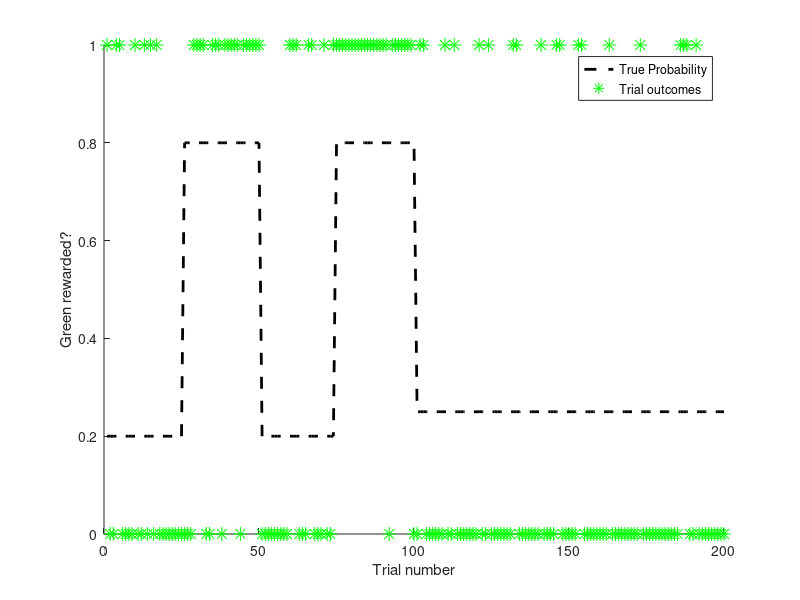

Source code (MATLAB): (Note: this script raises an error after producing the figure.)
% Learning rates, and how they affect probability learning
% Block Practical session 1

%% 1. Learning with a fixed schedule
% this sets up the 'schedule', i.e. which option is rewarded on each trial

fixedProb = 0.8;    % this is the true probability that green is rewarded
startingProb = 0.5;  % this defines the model's estimated probabilty on the very first trial
alpha = 0.05;         % this is the model's learning rate; default 0.05
nTrials = 200;       % this is the number of trials
trueProbability = ones(1,nTrials)*fixedProb; %reward probability on each trial; ones(1, nTrials) → creates a row vector of length nTrials (200) filled with 1s.
                        % Each element in the vector is multiplied by
                        % fixedProb (0.8). 1*0.8, 1*0.8...etc.
                        % So the vector becomes [0.8, 0.8, 0.8, ..., 0.8] of length 200.

% REVERSALS switch of probability through a mat file
% overwrites trueProbability with a schedule that reverses
D = load('schedule.mat'); % trials 1–17 → 0.2 (green rewarded only 20% of the time); 18–51 → 0.8 (green rewarded 80% of the time);
                          % 52–68 → back to 0.2; 69–102 → 0.8 again; 103–200 → stabilises at 0.25 (green rewarded 25% of the time for the rest of the experiment).
% view it schedule.mat
whos -file schedule.mat
trueProbability = D.trueProbabilityStored; % To get the actual vector out of D, you use a dot .:
nTrials = length(trueProbability);

% now, we'll simulate whether green was rewarded on every trial
opt1Rewarded(1:nTrials) = rand(1,nTrials) < trueProbability; % Generates a row vector of random numbers (UNIFORM DISTRIBUTION) between 0 and 1, of length nTrials (here, 200).
                                % trueProbability is your vector of true reward probabilities (all 0.8 here).
                                % The < operator compares each random number to the corresponding element in trueProbability.
                                % example outcome: opt1Rewarded = [1 1 0 1 1 0 1 ...]  % 1 = rewarded, 0 = not rewarded
                                % The < operator compares each random number to the corresponding element in trueProbability.
                                % Over many trials, the fraction of rewards
                                % will approximate trueProbability (0.8 here). WHy? 
                                % You generate a random number between 0 and 1. If the number is less than 0.8 → you get a reward.

%plot the schedule on each trial, and the fixed probability of reward
figure(1);clf;hold on;plotIndex = []; % clf clears the figure so it's fresh; hold on allows you to plot multiple things on the same axes.
plotIndex(1) = plot(trueProbability,'k--','LineWidth',2); % trueProbability is your ground truth (e.g. always 0.8). 'k--' → black dashed line.
%'LineWidth',2 → makes the line thicker for visibility.
plotIndex(2) = plot(opt1Rewarded,'g*','MarkerSize',10); % 'g*' → green star markers.
xlim([0 nTrials]); %sets the x axis
xlabel('Trial number'); %labels it
ylim([0 1]); %sets the y axis
ylabel('Green rewarded?'); %labels it
legend(plotIndex, {'True Probability' 'Trial outcomes'});

% EXERCISE A: open up RL_model.m, and complete the last two lines of code
probOpt1 = RL_model(opt1Rewarded,alpha,startingProb); % RL_model is a function (in RL_model.m) with three arguments;  
% probOpt1 is the model’s estimated probability that green is rewarded on each trial.

%once you've successfully coded your RL_model, you can then plot the model's
%estimated probabilities (on top of the plot above)
plotIndex(3) = plot(probOpt1,'r-','LineWidth',2);
legend(plotIndex, {'True Probability' 'Trial outcomes' 'RL model probability'});

% EXERCISE B. Use the code above to try to understand what happens when you
%   vary alpha (and other parameters). What are the advantages of having a 
%   low alpha? What are the advantages of having a high alpha? If you set
%   alpha to 1, how does the model behave? Make changes to the variables at
%   the top of this cell to explore this (see handout for further details).

% EXERCISE C. Load in the 'reversal' schedule used in the experiment. In
%   which part of the schedule does it help to have a higher alpha? In which
%   part of the schedule does it help to have a lower alpha? (see handout for
%   further details).


%% 3. How many trials do we look back into the past with different alphas?

alpha = 0.15;

T = 25;
for t = 1:T             
    % EXERCISE D. explain/derive the following equation:
    weight(t) = (1-alpha).^(T-t)*alpha; 
end

%plot the weights running back across previous trials
figure;clf;
plot(-(T-1):1:0,weight);
ylim([0 alpha*1.2]);
xlim([-(T-1) 0]);
xlabel('Delay (trials)');
ylabel('Weight');
title(sprintf('alpha = %0.2f',alpha));
